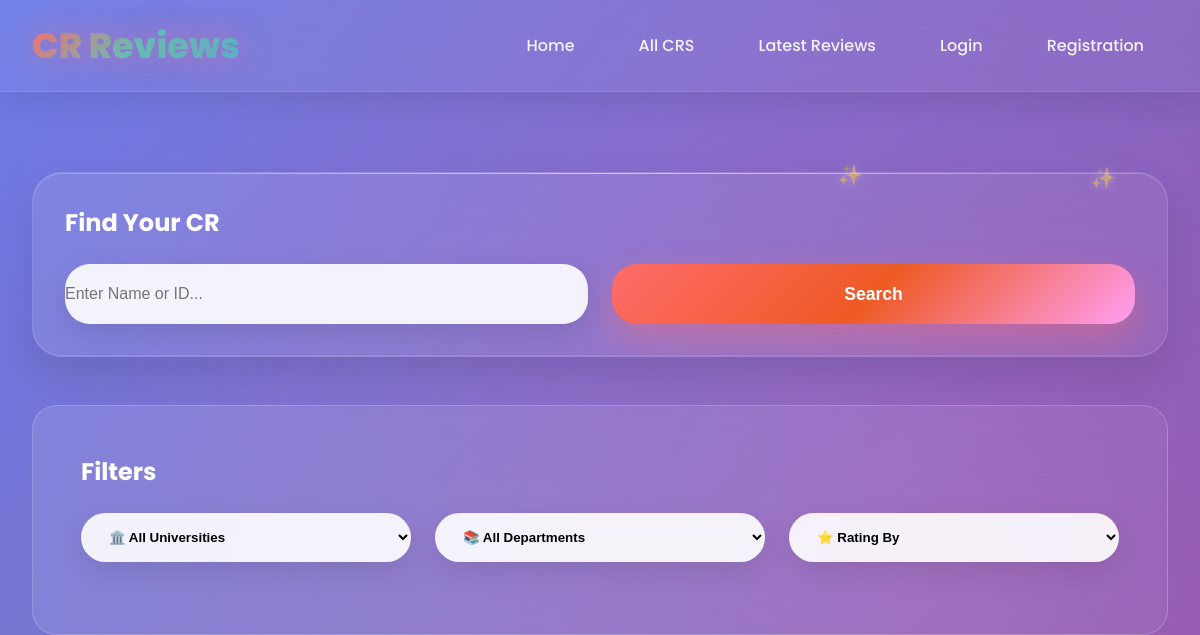
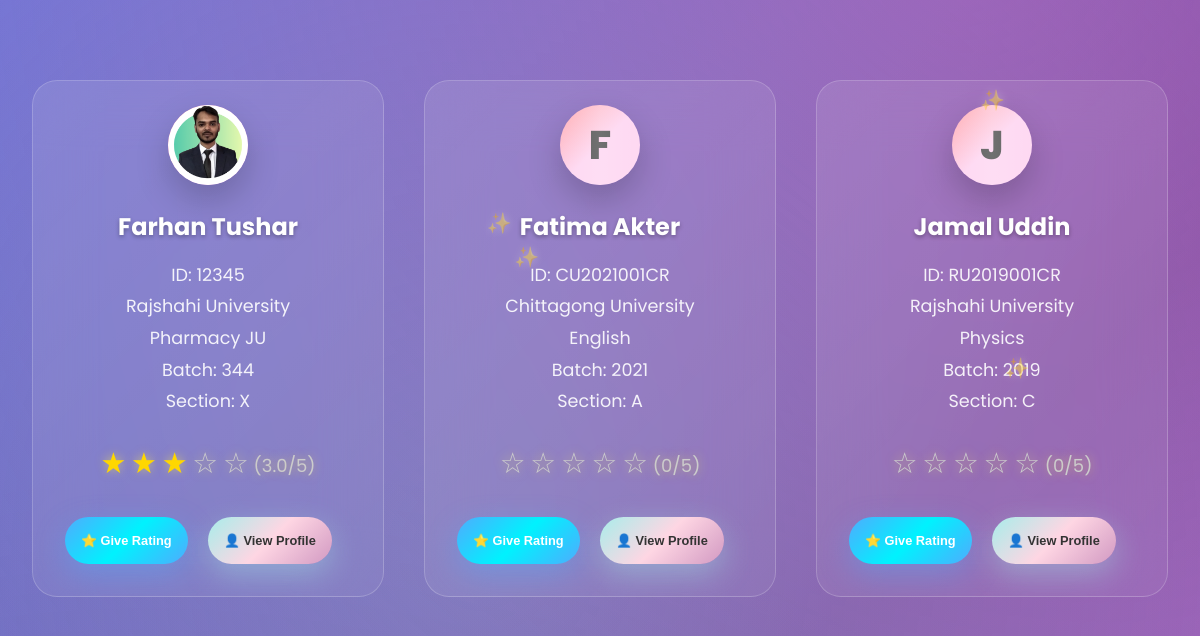
/all_cr/ (upper part), run on an earlier commit of the app's database (2 pictures, top to bottom).
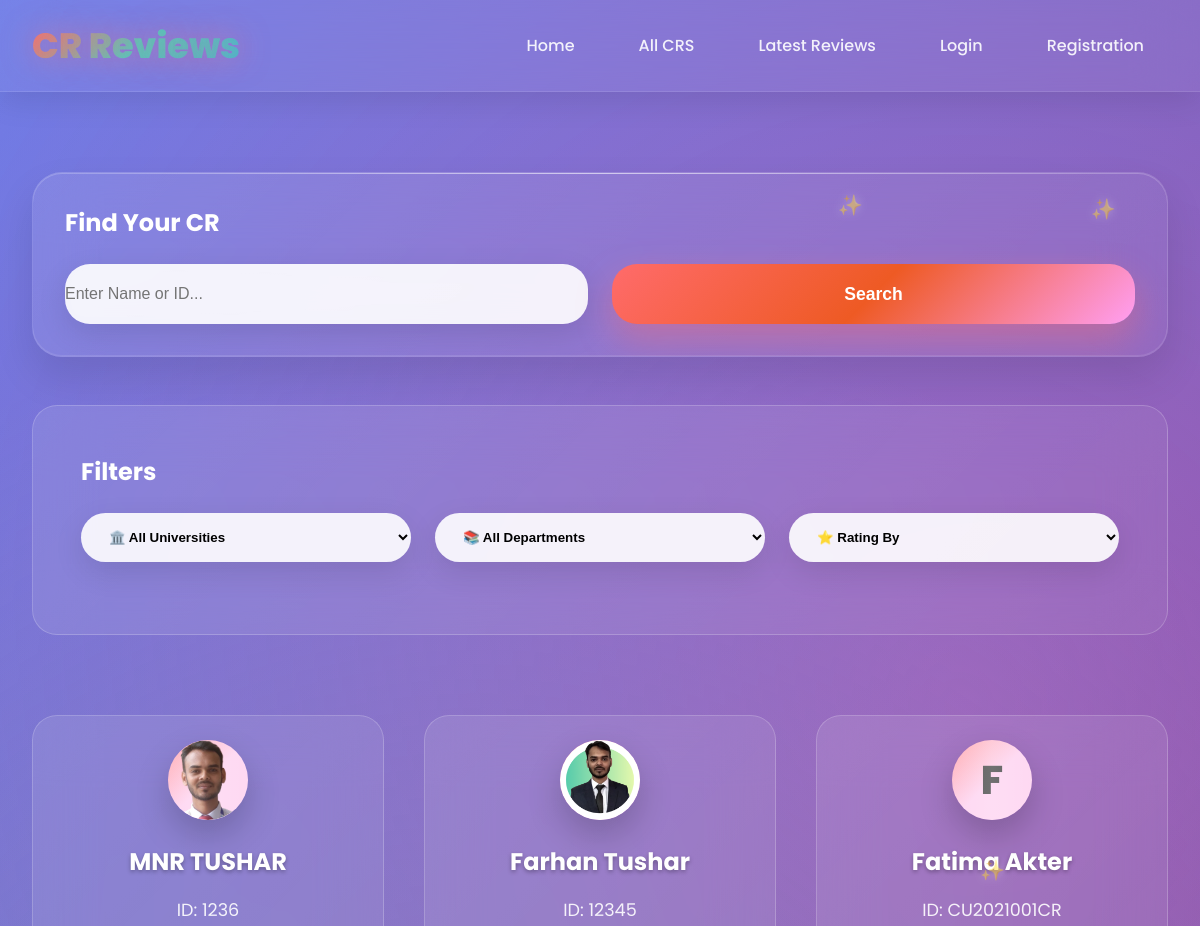
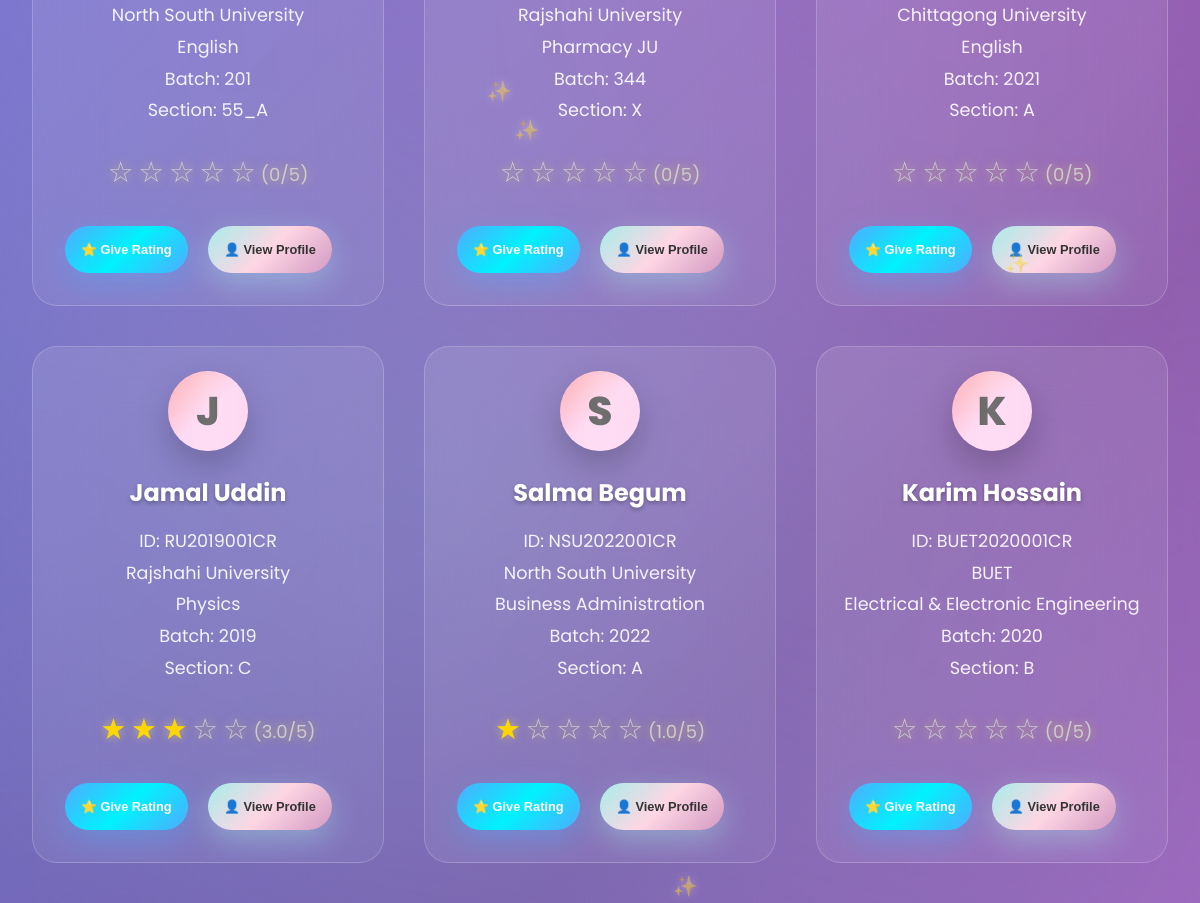
And on a later commit of the database (2 pictures, top to bottom).
### cr/models.py (models this page shows, shortened)
class CrProfile(models.Model):
    user=models.OneToOneField('userprofile.User', on_delete=models.CASCADE,related_name='user_profile')
    university=models.ForeignKey(University, on_delete=models.CASCADE,related_name='university_crs')
    department=models.ForeignKey(Department, on_delete=models.CASCADE,related_name='department_crs')
    profile_picture = models.ImageField(upload_to='cr_profile_pictures/', blank=True, null=True)
    name = models.CharField(max_length=100)
    gender = models.CharField(choices=[('M', 'Male'), ('F', 'Female')], max_length=1)
    email = models.EmailField(blank=True, null=True)
    phone = models.CharField(max_length=30, blank=True, null=True)
    st_id = models.CharField(max_length=50, unique=True)
    batch = models.CharField(max_length=20)
    dept_batch = models.CharField(max_length=20 , blank=True, null=True)
    section = models.CharField(max_length=10)
    bio = models.TextField(blank=True, null=True)
    date_of_birth = models.DateField(blank=True, null=True)
    slug = models.SlugField(unique=True, blank=True)
    facebook_url = models.URLField(default='https://www.facebook.com/')
    instagram_url = models.URLField(default='https://www.instagram.com/')
    linkedin_url = models.URLField(default='https://www.linkedin.com/')
    created_at=models.DateTimeField(auto_now_add=True)
    updated_at=models.DateTimeField(auto_now=True)
    deleted_at=models.DateTimeField(auto_now=True,blank=True,null=True)
    @property
    def average_rating(self):
        avg=self.cr_reviews.aggregate(Avg('rating'))['rating__avg']
        return round(avg,1) if avg else 0

class University(models.Model):
    Public = "Public"
    Private = "Private"
    university_type = [
        (Public,"Public"),
        (Private,"Private"),
    ]
    title =models.CharField(max_length=100,unique=True,blank=False,null=False)
    type =models.CharField(max_length=100,choices=university_type)
    address=models.CharField(max_length=150, blank=True, null=True)
    slug=models.SlugField(blank=True,unique=True)
    created_at=models.DateTimeField(auto_now_add=True)
    updated_at=models.DateTimeField(auto_now=True)
    daleted_at=models.DateTimeField(auto_now=True,blank=True,null=True)
    def __str__(self):
        return self.title

class Department(models.Model):
    university=models.ForeignKey(University, on_delete=models.CASCADE,related_name='departments')
    title=models.CharField(max_length=50,unique=True,blank=False,null=False)
    code=models.CharField(max_length=50,unique=True,blank=True,null=True)
    slug=models.SlugField(blank=True,unique=True)
    created_at=models.DateTimeField(auto_now_add=True)
    updated_at=models.DateTimeField(auto_now=True)
    daleted_at=models.DateTimeField(auto_now=True,blank=True,null=True)
    def __str__(self):
        return self.title

### cr/views.py (the view)
# urls.py: path('all_cr/',all_cr,name='all_cr'),
def all_cr(request):
    crs = CrProfile.objects.all().order_by('-created_at')
    paginator = Paginator(crs, 12)
    page_number =  request.GET.get('page',1)
    try:
        crs = paginator.page(page_number)
    except PageNotAnInteger:
        crs = paginator.page(1)
    except EmptyPage:
        crs = paginator.page(1)
    context={
        'cr':crs,
        'paginator':paginator
    }
    return render(request,'all_cr.html',context)

### templates/all_cr.html (shortened to what this page needs)
{% extends 'base.html' %}
{% load static %}
{% block content %}
    <div id="all-cr" class="page">
        <div class="container">
            <div class="search-section">
                <h3 style="color: white; margin-bottom: 1.5rem; font-size: 1.5rem; font-weight: 700;">Find Your CR</h3>
                <div class="search-bar">
                    <input type="text" class="search-input" placeholder="Enter Name or ID...">
                    <button class="search-btn">Search</button>
                </div>
            </div>
            <div class="filter-section">
                <h3 style="color: white; margin-bottom: 1.5rem; font-size: 1.5rem; font-weight: 700;">Filters</h3>
                <div class="filter-row">
                    <select class="filter-select">
                        <option>🏛️ All Universities</option>
                    </select>
                    <select class="filter-select">
                        <option>📚 All Departments</option>
                    </select>
                    <select class="filter-select">
                        <option>⭐ Rating By</option>
                    </select>
                </div>
            </div>
            <div class="section">
                <div class="grid">
                    {% for cr in cr%}
                        {% include "cr_card.html" %}
                    {% endfor %}
                </div>
            </div>
        </div>
    </div>
{% endblock content %}

### templates/cr_card.html
<div class="card">
  <div class="profile-photo">
    {% if cr.profile_picture %}
    <img src="{{ cr.profile_picture.url }}" alt="{{ cr.name }}" />
    {% else %}
    <span>{{ cr.name|first|upper }}</span>
    {% endif %}
  </div>
  <div class="cr-name">{{cr.name}}</div>
  <div class="cr-details">
    ID: {{cr.st_id}}<br />
    {{cr.university}}<br />
    {{cr.department}}<br />
    Batch: {{cr.batch}}<br />
    Section: {{cr.section}}<br />
  </div>
  <div class="rating">
    {% for i in "12345" %} {% if forloop.counter <= cr.average_rating %}
    <span class="star filled">★</span>
    {% else %}
    <span class="star">☆</span>
    {% endif %} {% endfor %}
    <span class="star_avg">({{ cr.average_rating }}/5)</span>
  </div>
  <button
    class="btn"
    onclick="openRatingModal('{{ cr.slug }}', '{{ cr.name }}')">
    ⭐ Give Rating
  </button>
  <button
    class="btn btn-secondary"
    onclick="window.location.href='{% url 'cr_profile' cr.slug %}'">
    👤 View Profile
  </button>
</div>

What changed in the data, as far as the page shows it:
added CrProfile: profile_picture (picture), name "MNR TUSHAR", st_id "1236", university "North South University", department "English", batch "201", section "55_A", average_rating "0"
computed for CrProfile "Farhan Tushar": average_rating "3.0" → "0"
computed for CrProfile "Jamal Uddin": average_rating "0" → "3.0"
now on this page (row unchanged): CrProfile: name|first "S", name "Salma Begum", st_id "NSU2022001CR", university "North South University", department "Business Administration", batch "2022", section "A", average_rating "1.0"
now on this page (row unchanged): CrProfile: name|first "K", name "Karim Hossain", st_id "BUET2020001CR", university "BUET", department "Electrical & Electronic Engineering", batch "2020", section "B", average_rating "0"
